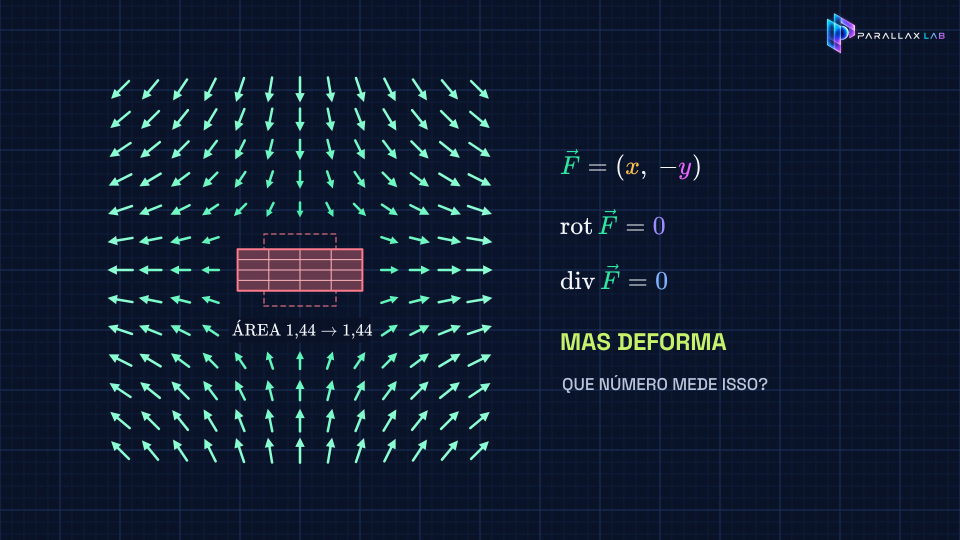
#> input picture videos_longos/yt_0028_limite_continuidade_derivadas_parciais/referencia_v2/01_H_quadradinho_deforma.jpg, 1920 x 1080 px, given in place of 02_B1-3_desafio_eps_mancha.jpg.png, which was not available (shown at 1/2 size)
$ python compara.py ../yt_0028_limite_continuidade_derivadas_parciais/referencia_v2/01_H_quadradinho_deforma.jpg ../yt_0028_limite_continuidade_derivadas_parciais/referencia_v2/02_B1-3_desafio_eps_mancha.jpg ../yt_0028_limite_continuidade_derivadas_parciais/referencia_v2/02_B1-3_desafio_eps_mancha.jpg
#> lines starting #> are read from the running program, lines starting #| are printed output that depends on the picture
"""yt_0044 · comparação still × alvo em resolução cheia (§1, §8.1 item 13).
uso: python compara.py LOTE T NN_ALVO.jpg   (still nativo 1920×1080 em renders/still/LOTE_T.png, do ./still.sh LOTE T)
Saída: renders/v1/qa/comparacao/NN_<cena>.jpg = still (esquerda) | alvo v1 (direita), 3840×1080, e o still sozinho em .../stills/NN_<cena>.png."""
import os
import shutil
import sys
from pathlib import Path

from PIL import Image, ImageDraw

AQUI = Path(__file__).resolve().parent
lote, t, alvo = sys.argv[1], sys.argv[2], sys.argv[3]
st = AQUI / "renders" / "still" / f"{lote}_{t}.png"
R = os.environ.get("RODADA", "v1")
al = AQUI / "referencia" / f"yt_0044_quadros_alvo_{'v2' if R == 'final' else R}" / alvo
out = AQUI / "renders" / R / "qa" / ("comparacao_v2" if R in ("v2", "final") else "comparacao")
(out / "stills").mkdir(parents=True, exist_ok=True)
a = Image.open(st).convert("RGB")
#> a is the input picture: PIL image 1920x1080 RGB; mean R, G, B 15.9, 28.3, 49.1
b = Image.open(al).convert("RGB")
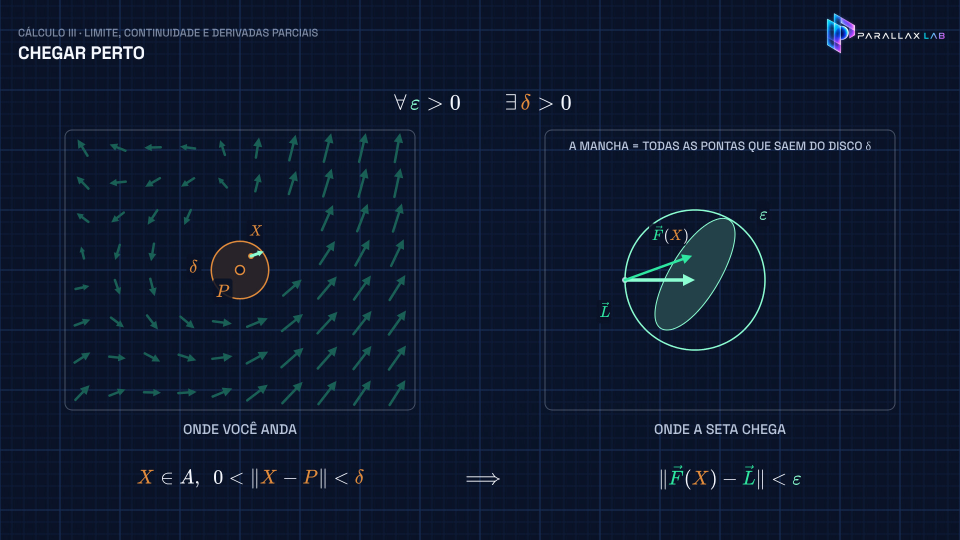
#> input picture videos_longos/yt_0028_limite_continuidade_derivadas_parciais/referencia_v2/02_B1-3_desafio_eps_mancha.jpg, 1920 x 1080 px, found by its file name (shown at 1/2 size)
#> b is the input picture: PIL image 1920x1080 RGB; mean R, G, B 13.5, 24.9, 46.8
assert a.size == (1920, 1080), a.size
c = Image.new("RGB", (3840, 1080))
#> c: PIL image 3840x1080 RGB; every value is 0
c.paste(a, (0, 0))
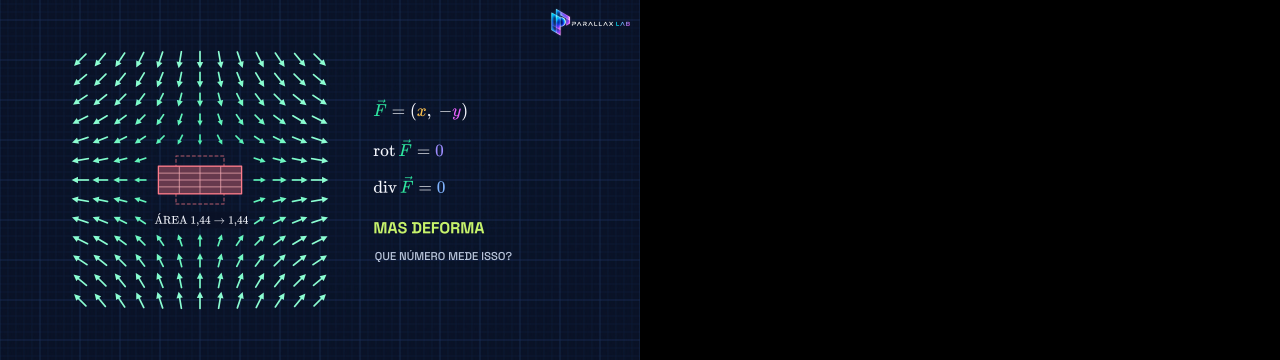
#> c: PIL image 3840x1080 RGB (shown at 1/3 size); mean R, G, B 8, 14.2, 24.5
c.paste(b.resize((1920, 1080)), (1920, 0))
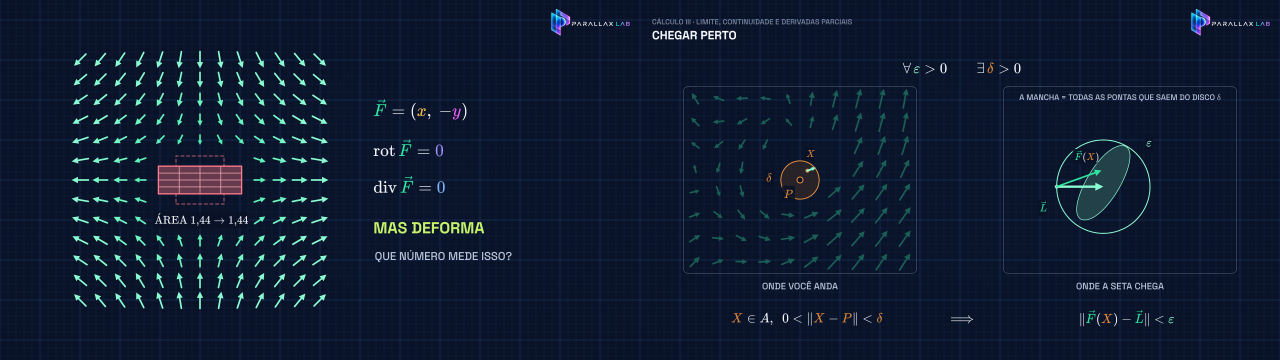
#> c: PIL image 3840x1080 RGB (shown at 1/3 size); mean R, G, B 14.7, 26.6, 47.9
d = ImageDraw.Draw(c)
d.rectangle([1916, 0, 1923, 1079], fill=(255, 255, 255))
nome = alvo.rsplit(".", 1)[0]
c.save(out / f"{nome}.jpg", quality=92)
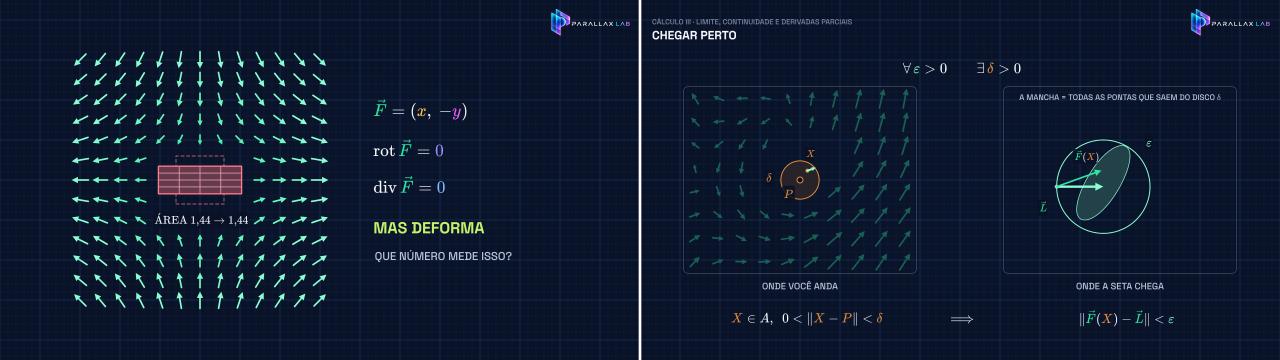
#> saved as 02_B1-3_desafio_eps_mancha.jpg: PIL image 3840x1080 RGB (shown at 1/3 size); mean R, G, B 15.2, 27.1, 48.4
shutil.copy(st, out / "stills" / f"{nome}.png")
print("ok", out / f"{nome}.jpg")
